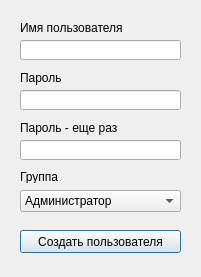
<?xml version="1.0" encoding="UTF-8"?>
<ui version="4.0">
 <class>UserCreateDialog</class>
 <widget class="QDialog" name="UserCreateDialog">
  <property name="geometry">
   <rect>
    <x>0</x>
    <y>0</y>
    <width>201</width>
    <height>277</height>
   </rect>
  </property>
  <property name="windowTitle">
   <string>Новый пользователь</string>
  </property>
  <widget class="QPushButton" name="CreateUserButton">
   <property name="geometry">
    <rect>
     <x>20</x>
     <y>230</y>
     <width>161</width>
     <height>23</height>
    </rect>
   </property>
   <property name="text">
    <string>Создать пользователя</string>
   </property>
  </widget>
  <widget class="QLineEdit" name="UsernameInput">
   <property name="geometry">
    <rect>
     <x>20</x>
     <y>40</y>
     <width>161</width>
     <height>20</height>
    </rect>
   </property>
  </widget>
  <widget class="QLabel" name="label">
   <property name="geometry">
    <rect>
     <x>20</x>
     <y>20</y>
     <width>111</width>
     <height>16</height>
    </rect>
   </property>
   <property name="text">
    <string>Имя пользователя</string>
   </property>
  </widget>
  <widget class="QLabel" name="label_2">
   <property name="geometry">
    <rect>
     <x>20</x>
     <y>70</y>
     <width>111</width>
     <height>16</height>
    </rect>
   </property>
   <property name="text">
    <string>Пароль</string>
   </property>
  </widget>
  <widget class="QLineEdit" name="PasswordInput">
   <property name="geometry">
    <rect>
     <x>20</x>
     <y>90</y>
     <width>161</width>
     <height>20</height>
    </rect>
   </property>
  </widget>
  <widget class="QLabel" name="label_3">
   <property name="geometry">
    <rect>
     <x>20</x>
     <y>170</y>
     <width>47</width>
     <height>13</height>
    </rect>
   </property>
   <property name="text">
    <string>Группа</string>
   </property>
  </widget>
  <widget class="QComboBox" name="GroupDropdown">
   <property name="geometry">
    <rect>
     <x>20</x>
     <y>190</y>
     <width>161</width>
     <height>22</height>
    </rect>
   </property>
   <item>
    <property name="text">
     <string>Администратор</string>
    </property>
   </item>
   <item>
    <property name="text">
     <string>Диспетчер</string>
    </property>
   </item>
   <item>
    <property name="text">
     <string>Поставщик</string>
    </property>
   </item>
  </widget>
  <widget class="QLabel" name="label_4">
   <property name="geometry">
    <rect>
     <x>20</x>
     <y>120</y>
     <width>131</width>
     <height>16</height>
    </rect>
   </property>
   <property name="text">
    <string>Пароль - еще раз</string>
   </property>
  </widget>
  <widget class="QLineEdit" name="PasswordConfirmInput">
   <property name="geometry">
    <rect>
     <x>20</x>
     <y>140</y>
     <width>161</width>
     <height>20</height>
    </rect>
   </property>
  </widget>
 </widget>
 <resources/>
 <connections/>
</ui>
